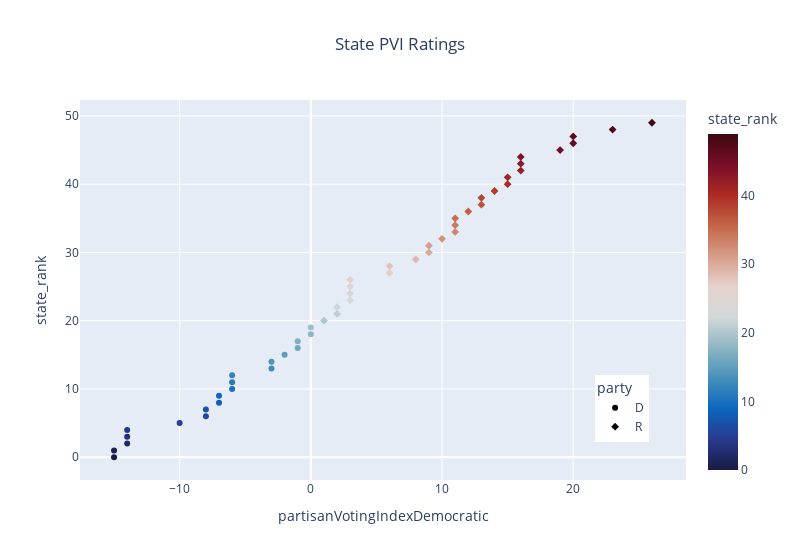

The notebook cell this image was saved under:
### Code cell
#check plot 
fig = px.scatter(df, 
                    x="partisanVotingIndexDemocratic", 
                    y="state_rank", 
                    hover_name ="state_name", 
                    color = "state_rank", 
                    color_continuous_scale=px.colors.diverging.balance,
                    title = "State PVI Ratings",
                    symbol ="party",
                    width=800)
fig.update_layout(legend_x = 0.85, legend_y = 0.1, title_x=0.5)
fig.show()

### Figure 1 — Plotly figure (JSON) as saved in the notebook; plotly's stock layout.template omitted (floating-point values rounded to 4 significant figures)
{"data": [{"hovertemplate": "<b>%{hovertext}</b><br><br>party=D<br>partisanVotingIndexDemocratic=%{x}<br>state_rank=%{marker.color}<extra></extra>", "hovertext": ["Vermont", "Hawaii", "Massachusetts", "Maryland", "California", "New York", "Washington", "Rhode Island", "Illinois", "Connecticut", "Oregon", "New Jersey", "Delaware", "New Mexico", "Colorado", "Virginia", "Minnesota", "Maine", "New Hampshire", "Nevada"], "legendgroup": "D", "marker": {"color": [0, 1, 2, 3, 4, 5, 6, 7, 8, 9, 10, 11, 12, 13, 14, 15, 16, 17, 18, 19], "coloraxis": "coloraxis", "symbol": "circle"}, "mode": "markers", "name": "D", "orientation": "v", "showlegend": true, "type": "scatter", "x": [-15, -15, -14, -14, -14, -10, -8, -8, -7, -7, -6, -6, -6, -3, -3, -2, -1, -1, 0, 0], "xaxis": "x", "y": [0, 1, 2, 3, 4, 5, 6, 7, 8, 9, 10, 11, 12, 13, 14, 15, 16, 17, 18, 19], "yaxis": "y"}, {"hovertemplate": "<b>%{hovertext}</b><br><br>party=R<br>partisanVotingIndexDemocratic=%{x}<br>state_rank=%{marker.color}<extra></extra>", "hovertext": ["Michigan", "Wisconsin", "Pennsylvania", "North Carolina", "Georgia", "Florida", "Arizona", "Ohio", "Iowa", "South Carolina", "Mississippi", "Alaska", "Missouri", "Montana", "Kansas", "Indiana", "Louisiana", "Utah", "Nebraska", "Tennessee", "Texas", "Alabama", "South Dakota", "Kentucky", "Arkansas", "Idaho", "Oklahoma", "North Dakota", "West Virginia", "Wyoming"], "legendgroup": "R", "marker": {"color": [20, 21, 22, 23, 24, 25, 26, 27, 28, 29, 30, 31, 32, 33, 34, 35, 36, 37, 38, 39, 40, 41, 42, 43, 44, 45, 46, 47, 48, 49], "coloraxis": "coloraxis", "symbol": "diamond"}, "mode": "markers", "name": "R", "orientation": "v", "showlegend": true, "type": "scatter", "x": [1, 2, 2, 3, 3, 3, 3, 6, 6, 8, 9, 9, 10, 11, 11, 11, 12, 13, 13, 14, 15, 15, 16, 16, 16, 19, 20, 20, 23, 26], "xaxis": "x", "y": [20, 21, 22, 23, 24, 25, 26, 27, 28, 29, 30, 31, 32, 33, 34, 35, 36, 37, 38, 39, 40, 41, 42, 43, 44, 45, 46, 47, 48, 49], "yaxis": "y"}], "layout": {"coloraxis": {"colorbar": {"title": {"text": "state_rank"}}, "colorscale": [[0, "rgb(23, 28, 66)"], [0.09091, "rgb(41, 58, 143)"], [0.1818, "rgb(11, 102, 189)"], [0.2727, "rgb(69, 144, 185)"], [0.3636, "rgb(142, 181, 194)"], [0.4545, "rgb(210, 216, 219)"], [0.5455, "rgb(230, 210, 204)"], [0.6364, "rgb(213, 157, 137)"], [0.7273, "rgb(196, 101, 72)"], [0.8182, "rgb(172, 43, 36)"], [0.9091, "rgb(120, 14, 40)"], [1, "rgb(60, 9, 17)"]]}, "legend": {"title": {"text": "party"}, "tracegroupgap": 0, "x": 0.85, "y": 0.1}, "title": {"text": "State PVI Ratings", "x": 0.5}, "width": 800, "xaxis": {"anchor": "y", "domain": [0, 1], "title": {"text": "partisanVotingIndexDemocratic"}}, "yaxis": {"anchor": "x", "domain": [0, 1], "title": {"text": "state_rank"}}}}
